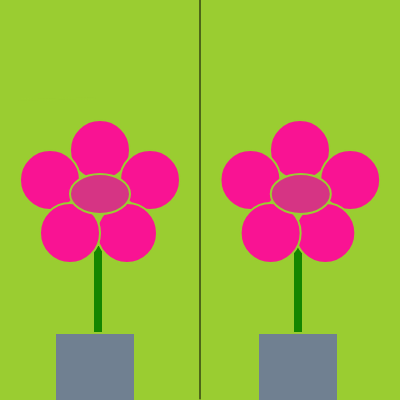
Frame 1 (no input)
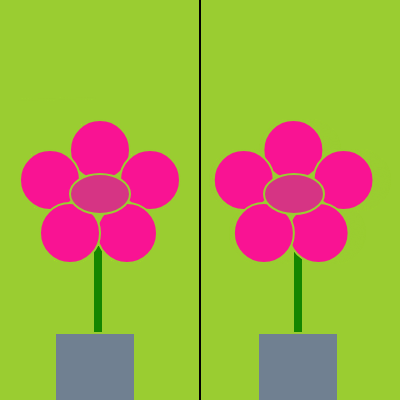
Frame 60 (no input)
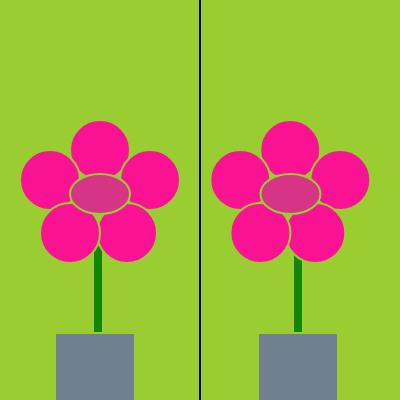
Frame 120 (the mouse pressed at the canvas centre since frame 60)

The p5.js sketch that drew these frames (run headless with seeded random() and noise() and a simulated clock; from frame 60 on, the mouse is pressed at the canvas centre):

// p5.js sketch
// ── sketch.js
let k;
function setup() {
    createCanvas(400,400);
    background(154, 205, 49);
    k = 0;
}

function draw() {
    strokeWeight(1);
    stroke(0,0,0);
    line(200,399,200,0);

    fill(19,134,0);
    stroke(154, 205, 49);
    strokeWeight(2);
    line(19,100,95,98);
    rect(93,245,10,180);
    stroke(154, 205, 49);
    strokeWeight(2);
    fill(249, 19, 147);
    ellipse(100,150,60,60);
    ellipse(150,180,60,60);
    ellipse(127,233,60,60);
    ellipse(50,180,60,60);
    ellipse(70,233,60,60);
    fill(214, 52, 132);
    stroke(154, 205, 49);
    ellipse(100,194,60,40);
    fill(112, 128, 145);
    rect(55,333,80,80);
    
    
    fill(19,134,0);
    stroke(154, 205, 49);
    strokeWeight(2);
    rect(293,245,10,180);

    fill(249, 19, 147);
    var x = 300 + 10* Math.sin(PI/200*k)
    k += 1;
    ellipse(x,150,60,60);

    var x = 350 + 10* Math.sin(PI/200*k)
    k += 1;
    ellipse(x,180,60,60);

    var x = 325 + 10* Math.sin(PI/200*k)
    k += 1;
    ellipse(x,233,60,60);

    var x = 250 + 10* Math.sin(PI/200*k)
    k += 1;
    ellipse(x,180,60,60);

    var x = 270 + 10* Math.sin(PI/200*k)
    k += 1;
    ellipse(x,233,60,60);

    var x = 300 + 10* Math.sin(PI/200*k)
    k += 1;
    fill(214, 52, 132);
    stroke(154, 205, 49);
    ellipse(x,194,60,40);

    fill(112, 128, 145);
    rect(258,333,80,80);
}
